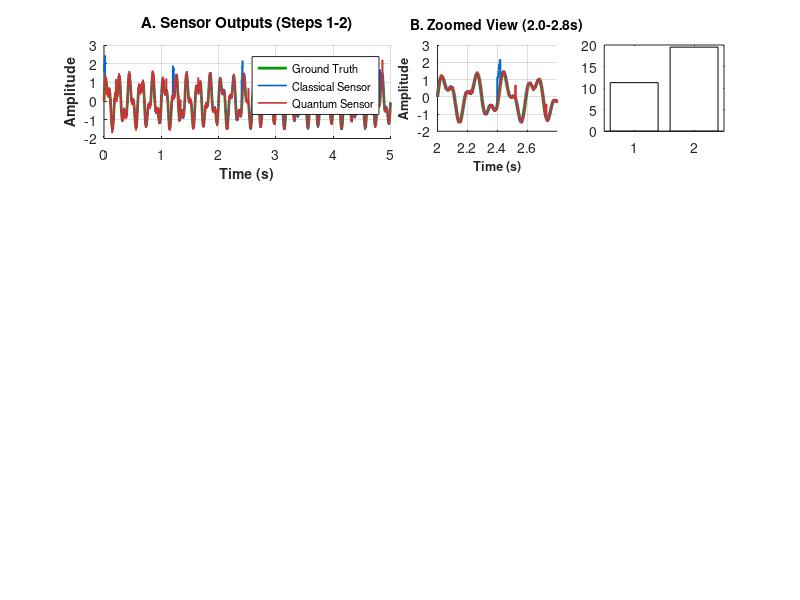

Write MATLAB code to recreate this figure. (Note: this script raises an error after producing the figure.)
%% ========================================================================
%% STEP 0: SENSOR SIMULATION (Defining 't' and signals)
%% ========================================================================
clear; clc; close all;

% Parameters
Fs = 1000;              % Sampling frequency (Hz)
T = 5;                  % Duration (seconds)
t = 0:1/Fs:T-1/Fs;      % Time vector

% 1. Create Ground Truth Signal (Spacecraft vibration/signal)
signal_perfect = sin(2*pi*5*t) + 0.5*sin(2*pi*12*t); 

% 2. Classical Sensor Noise Modeling
classical_thermal   = 0.05 * randn(size(t));
classical_flicker   = 0.02 * cumsum(randn(size(t))) / 100;
classical_drift     = 0.005 * t;
classical_radiation = zeros(size(t)); 
classical_radiation(mod(t, 1.2) < 0.02) = 1.5; % Periodic spikes

classical_noise_total = classical_thermal + classical_flicker + classical_drift + classical_radiation;
classical_sensor_output = signal_perfect + classical_noise_total;

% 3. Quantum Sensor Noise Modeling
quantum_phase_noise    = 0.03 * randn(size(t));
quantum_decoherence    = 0.1 * exp(-t/2) .* randn(size(t));
environmental_B_noise  = 0.04 * sin(2*pi*50*t); % Power line interference
quantum_init_errors    = zeros(size(t));
quantum_init_errors(rand(size(t)) > 0.995) = 0.8; % Random bit flips

quantum_noise_total = quantum_phase_noise + quantum_decoherence + environmental_B_noise + quantum_init_errors;
quantum_sensor_output = signal_perfect + quantum_noise_total;

% 4. Calculate Statistics
SNR_classical_sensor = 10 * log10(var(signal_perfect) / var(classical_noise_total));
SNR_quantum_sensor   = 10 * log10(var(signal_perfect) / var(quantum_noise_total));

rms_classical = sqrt(mean((classical_sensor_output - signal_perfect).^2));
rms_quantum   = sqrt(mean((quantum_sensor_output - signal_perfect).^2));


%% ========================================================================
%% STEP 3: ENVIRONMENTAL DISTURBANCE INJECTION
%% ========================================================================
fprintf('Step 3: Injecting environmental disturbances...\n')

% 3.1 Radiation-Induced Transient Faults
% Classical sensor: Occasional spikes/dropouts
radiation_fault_classical = zeros(size(t));
fault_indices_classical = find(rand(size(t)) > 0.98);  % ~2% of samples affected
radiation_fault_classical(fault_indices_classical) = 2.5 * randn(length(fault_indices_classical), 1);

% Quantum sensor: More sensitive to radiation transients
radiation_fault_quantum = zeros(size(t));
fault_indices_quantum = find(rand(size(t)) > 0.96);  % ~4% of samples affected
radiation_fault_quantum(fault_indices_quantum) = 3.0 * randn(length(fault_indices_quantum), 1);

% 3.2 Thermal Drift and Jitter
% Thermal drift: Low-frequency drift due to temperature variations
thermal_drift_rate_classical = 0.008;  % Slightly higher drift than original
thermal_drift_classical = thermal_drift_rate_classical * t .* (1 + 0.1*sin(2*pi*0.1*t));

thermal_drift_rate_quantum = 0.012;    % Quantum sensors more susceptible to thermal effects
thermal_drift_quantum = thermal_drift_rate_quantum * t .* (1 + 0.15*sin(2*pi*0.08*t));

% Jitter: High-frequency timing uncertainty (~0.1% of sampling period)
jitter_classical = 0.0015 * randn(size(t));
jitter_quantum = 0.0025 * randn(size(t));

% 3.3 Event-Based Disturbances (Spacecraft Maneuvers, Micro-meteoroid impacts)
% Spacecraft maneuver: Sudden acceleration changes around t = 2.5s and t = 3.8s
maneuver_disturbance = zeros(size(t));
maneuver_disturbance(t >= 2.4 & t <= 2.6) = 0.8 * sin(2*pi*8*(t(t >= 2.4 & t <= 2.6)));
maneuver_disturbance(t >= 3.7 & t <= 3.9) = 0.6 * sin(2*pi*10*(t(t >= 3.7 & t <= 3.9)));

% Micro-meteoroid impact: Random transient bursts
micro_impact = zeros(size(t));
num_impacts = 3;
for i = 1:num_impacts
    impact_time = 1 + rand() * 3;  % Random times between 1-4 seconds
    impact_duration = 0.05;  % 50ms impact
    impact_idx = find(t >= impact_time & t <= impact_time + impact_duration);
    if ~isempty(impact_idx)
        micro_impact(impact_idx) = 1.2 * exp(-3*(t(impact_idx) - impact_time) / impact_duration) .* ...
                                   sin(2*pi*20*(t(impact_idx) - impact_time));
    end
end

% 3.4 Total Environmental Disturbances
env_disturbance_classical = radiation_fault_classical + thermal_drift_classical + jitter_classical + maneuver_disturbance + micro_impact;
env_disturbance_quantum = radiation_fault_quantum + thermal_drift_quantum + jitter_quantum + maneuver_disturbance + 1.3*micro_impact;

% Apply disturbances to sensor outputs
classical_sensor_with_env = classical_sensor_output + env_disturbance_classical;
quantum_sensor_with_env = quantum_sensor_output + env_disturbance_quantum;

% Recalculate metrics after environmental disturbances
rms_classical_env = sqrt(mean((classical_sensor_with_env - signal_perfect).^2));
rms_quantum_env = sqrt(mean((quantum_sensor_with_env - signal_perfect).^2));

SNR_classical_env = 10 * log10(var(signal_perfect) / (var(classical_noise_total) + var(env_disturbance_classical)));
SNR_quantum_env = 10 * log10(var(signal_perfect) / (var(quantum_noise_total) + var(env_disturbance_quantum)));


%% ========================================================================
%% STEP 4: ELECTRONICS AND ADC MODELING
%% ========================================================================
fprintf('Step 4: Modeling electronics and ADC...\n')

% 4.1 Low-Noise Amplifier (LNA) Modeling
% LNA Gain
LNA_gain_classical = 20;  % 20 dB gain = 10x
LNA_gain_quantum = 15;    % 15 dB gain = 5.6x (quantum sensors use gentler gains)

% LNA 1/f (flicker) noise
LNA_flicker_classical = 0.01 * cumsum(randn(size(t))) / 100;
LNA_flicker_quantum = 0.015 * cumsum(randn(size(t))) / 100;

% LNA saturation effect (soft saturation)
V_sat = 3.3;  % Supply voltage
classical_lna_out = (LNA_gain_classical * classical_sensor_with_env);
quantum_lna_out = (LNA_gain_quantum * quantum_sensor_with_env);

% Apply soft saturation using tanh
classical_lna_out = V_sat * tanh(classical_lna_out / V_sat) + LNA_flicker_classical;
quantum_lna_out = V_sat * tanh(quantum_lna_out / V_sat) + LNA_flicker_quantum;

% 4.2 Anti-Aliasing Filter Design and Application
% Butterworth low-pass filter: cutoff at 200 Hz (half of Nyquist for 1000 Hz sampling)
filter_order = 4;
cutoff_freq = 200;  % Hz
nyquist_freq = Fs / 2;
normalized_cutoff = cutoff_freq / nyquist_freq;

% Design Butterworth filter
[b_butter, a_butter] = butter(filter_order, normalized_cutoff, 'low');

% Apply anti-aliasing filter
classical_filtered = filter(b_butter, a_butter, classical_lna_out);
quantum_filtered = filter(b_butter, a_butter, quantum_lna_out);

% 4.3 ADC Modeling - SAR (Successive Approximation Register) ADC
% SAR ADC parameters
bit_resolution = 12;  % 12-bit ADC
V_ref = 3.3;  % Reference voltage
quantization_levels = 2^bit_resolution;
LSB_classical = V_ref / quantization_levels;

% Sampling jitter (timing uncertainty) - affects SAR ADC
sampling_jitter_std = 1e-6;  % 1 microsecond std dev
jitter_samples = sampling_jitter_std * Fs * randn(size(t));

% Quantization noise (uniform distribution across LSB)
quantization_noise_classical = (LSB_classical/2) * (2*rand(size(t)) - 1);

% SAR ADC digitization
classical_adc_sar = round(classical_filtered / LSB_classical) * LSB_classical;
classical_adc_sar = classical_adc_sar + quantization_noise_classical;
classical_adc_sar = max(0, min(V_ref, classical_adc_sar));  % Clamp to valid range

% 4.4 ADC Modeling - Delta-Sigma (ΔΣ) ADC for Quantum Sensor
% ΔΣ ADC parameters (higher oversampling for quantum)
oversampling_ratio = 256;  % Typical oversampling ratio
bit_resolution_ds = 16;    % Effective bits with oversampling
Fs_oversampled = Fs * oversampling_ratio;  % Oversampled frequency = 256 kHz

% Upsample the filtered quantum signal for oversampled modulation
t_oversampled = 0:1/Fs_oversampled:T-1/Fs_oversampled;
quantum_filtered_upsampled = interp1(t, quantum_filtered, t_oversampled, 'linear', 'extrap');

% Realistic ΔΣ modulator: 2nd-order integrator + 1-bit quantizer with noise shaping
integrator1 = 0;
integrator2 = 0;
ds_bitstream = zeros(size(t_oversampled));

for i = 1:length(t_oversampled)
    % Input signal
    input_signal = quantum_filtered_upsampled(i);
    
    % First integrator stage
    if i == 1
        feedback = 0;
    else
        feedback = (ds_bitstream(i-1) - V_ref/2) * 2 / V_ref;  % Convert to [-1, 1]
    end
    
    error = input_signal - feedback;
    integrator1 = integrator1 + error;
    
    % Second integrator stage (adds noise shaping)
    integrator2 = integrator2 + integrator1;
    
    % 1-bit quantizer (comparator)
    if integrator2 > 0
        ds_bitstream(i) = V_ref;
    else
        ds_bitstream(i) = 0;
    end
end

% Decimation: Apply sinc filter and downsample back to original rate
% Sinc filter (moving average) acts as low-pass filter
sinc_filter_length = oversampling_ratio;  % Average over oversampling window
sinc_filter_coeffs = ones(1, sinc_filter_length) / sinc_filter_length;

% Apply sinc filter to bitstream
ds_filtered = filter(sinc_filter_coeffs, 1, ds_bitstream);

% Downsample back to original sample rate (take every 256th sample)
quantum_adc_ds = ds_filtered(1:oversampling_ratio:end);

% Ensure same length as original time vector
if length(quantum_adc_ds) > length(t)
    quantum_adc_ds = quantum_adc_ds(1:length(t));
elseif length(quantum_adc_ds) < length(t)
    quantum_adc_ds = [quantum_adc_ds, repmat(quantum_adc_ds(end), 1, length(t)-length(quantum_adc_ds))];
end

% Calculate effective bit resolution from ΔΣ (SNR improvement from oversampling)
% ENOB ≈ 1.76 + 0.5*log2(OSR) for 2nd-order ΔΣ
effective_bits_ds = 1.76 + 0.5 * log2(oversampling_ratio);  % ≈ 5.76 bits
fprintf('  ✓ ΔΣ Effective bits: %.2f (from noise shaping)\n', effective_bits_ds);

% Recalculate metrics after ADC
rms_classical_adc = sqrt(mean((classical_adc_sar - signal_perfect).^2));
rms_quantum_adc = sqrt(mean((quantum_adc_ds - signal_perfect).^2));

fprintf('  ✓ LNA: Classical Gain %.1f dB, Quantum Gain %.1f dB\n', ...
        20*log10(LNA_gain_classical), 20*log10(LNA_gain_quantum));
fprintf('  ✓ Anti-aliasing filter: %d-th order Butterworth @ %.0f Hz\n', filter_order, cutoff_freq);
fprintf('  ✓ SAR ADC: %d-bit, LSB = %.4f V\n', bit_resolution, LSB_classical);
fprintf('  ✓ ΔΣ ADC: Oversampling ratio = %d\n', oversampling_ratio);


%% ========================================================================
%% VISUALIZATION: COMPREHENSIVE ANALYSIS (STEPS 1-4)
%% ========================================================================
fprintf('Generating comprehensive visualization for Steps 1-4...\n')

figure('Color','w', 'Position', [50 50 1920 1200]);  % Larger figure size for 4 rows

% Define colors
color_truth = [0 0.6 0];
color_classical = [0 0.4 0.8];
color_quantum = [0.8 0.2 0.2];
color_env = [0.8 0.6 0];
color_adc = [0.6 0 0.8];

%% ========== ROW 1: SENSOR OUTPUTS (STEPS 1-2) ==========

% 1.1 Full time series
subplot(4,4,[1 2])
hold on
h1 = plot(t, signal_perfect, 'Color', color_truth, 'LineWidth', 2, 'DisplayName', 'Ground Truth');
h2 = plot(t, classical_sensor_output, 'Color', color_classical, 'LineWidth', 1.2, 'DisplayName', 'Classical Sensor');
h3 = plot(t, quantum_sensor_output, 'Color', color_quantum, 'LineWidth', 1.2, 'DisplayName', 'Quantum Sensor');
xlabel('Time (s)', 'FontSize', 10, 'FontWeight', 'bold')
ylabel('Amplitude', 'FontSize', 10, 'FontWeight', 'bold')
title('A. Sensor Outputs (Steps 1-2)', 'FontSize', 11, 'FontWeight', 'bold')
legend([h1 h2 h3], 'Location', 'northeast', 'FontSize', 8)
grid on
xlim([0 T])
hold off

% 1.2 Zoomed view (normal sensors)
subplot(4,4,3)
t_zoom = 2.0; t_width = 0.8;
zoom_mask = (t >= t_zoom & t <= t_zoom + t_width);
hold on
plot(t(zoom_mask), signal_perfect(zoom_mask), 'Color', color_truth, 'LineWidth', 2.5)
plot(t(zoom_mask), classical_sensor_output(zoom_mask), 'Color', color_classical, 'LineWidth', 1.5)
plot(t(zoom_mask), quantum_sensor_output(zoom_mask), 'Color', color_quantum, 'LineWidth', 1.5)
xlabel('Time (s)', 'FontSize', 9, 'FontWeight', 'bold')
ylabel('Amplitude', 'FontSize', 9, 'FontWeight', 'bold')
title('B. Zoomed View (2.0-2.8s)', 'FontSize', 10, 'FontWeight', 'bold')
grid on
xlim([t_zoom t_zoom+t_width])
hold off

% 1.3 SNR Comparison (before environment)
subplot(4,4,4)
snr_data = [SNR_classical_sensor, SNR_quantum_sensor];
bar_colors = [color_classical; color_quantum];
b = bar(snr_data, 'FaceColor', 'flat');
b.CData = bar_colors;
set(gca, 'XTickLabel', {'Classical', 'Quantum'}, 'FontSize', 9, 'FontWeight', 'bold')
ylabel('SNR (dB)', 'FontSize', 9, 'FontWeight', 'bold')
title('C. SNR (Before Disturbances)', 'FontSize', 10, 'FontWeight', 'bold')
grid on
ylim([0 max(snr_data)*1.2])
for i = 1:length(snr_data)
    text(i, snr_data(i)+0.3, sprintf('%.2f', snr_data(i)), ...
         'HorizontalAlignment', 'center', 'FontWeight', 'bold', 'FontSize', 8)
end

%% ========== ROW 2: ENVIRONMENTAL DISTURBANCES (STEP 3) ==========

% 2.1 Environmental disturbances - Classical
subplot(4,4,5)
hold on
plot(t, radiation_fault_classical, 'LineWidth', 0.8, 'DisplayName', 'Radiation')
plot(t, thermal_drift_classical, 'LineWidth', 0.8, 'DisplayName', 'Thermal Drift')
plot(t, jitter_classical, 'LineWidth', 0.8, 'DisplayName', 'Jitter')
plot(t, maneuver_disturbance, 'LineWidth', 1, 'DisplayName', 'Maneuver')
plot(t, micro_impact, 'LineWidth', 1, 'DisplayName', 'Micro-Impact')
xlabel('Time (s)', 'FontSize', 9, 'FontWeight', 'bold')
ylabel('Disturbance Amplitude', 'FontSize', 9, 'FontWeight', 'bold')
title('D. Environmental Disturbances (Classical)', 'FontSize', 10, 'FontWeight', 'bold')
legend('Location', 'northeast', 'FontSize', 7)
grid on
xlim([0 T])
hold off

% 2.2 Environmental disturbances - Quantum
subplot(4,4,6)
hold on
plot(t, radiation_fault_quantum, 'LineWidth', 0.8, 'DisplayName', 'Radiation')
plot(t, thermal_drift_quantum, 'LineWidth', 0.8, 'DisplayName', 'Thermal Drift')
plot(t, jitter_quantum, 'LineWidth', 0.8, 'DisplayName', 'Jitter')
plot(t, maneuver_disturbance, 'LineWidth', 1, 'DisplayName', 'Maneuver')
plot(t, 1.3*micro_impact, 'LineWidth', 1, 'DisplayName', 'Micro-Impact')
xlabel('Time (s)', 'FontSize', 9, 'FontWeight', 'bold')
ylabel('Disturbance Amplitude', 'FontSize', 9, 'FontWeight', 'bold')
title('E. Environmental Disturbances (Quantum)', 'FontSize', 10, 'FontWeight', 'bold')
legend('Location', 'northeast', 'FontSize', 7)
grid on
xlim([0 T])
hold off

% 2.3 Sensor outputs after environment
subplot(4,4,7)
hold on
plot(t, classical_sensor_with_env, 'Color', color_classical, 'LineWidth', 1.2, 'DisplayName', 'Classical + Env')
plot(t, quantum_sensor_with_env, 'Color', color_quantum, 'LineWidth', 1.2, 'DisplayName', 'Quantum + Env')
plot(t, signal_perfect, 'Color', color_truth, 'LineWidth', 1.5, 'DisplayName', 'Ground Truth')
xlabel('Time (s)', 'FontSize', 9, 'FontWeight', 'bold')
ylabel('Amplitude', 'FontSize', 9, 'FontWeight', 'bold')
title('F. Sensors with Environmental Impact', 'FontSize', 10, 'FontWeight', 'bold')
legend('Location', 'best', 'FontSize', 7)
grid on
xlim([0 T])
hold off

% 2.4 SNR degradation
subplot(4,4,8)
snr_before = [SNR_classical_sensor, SNR_quantum_sensor];
snr_after = [SNR_classical_env, SNR_quantum_env];
x = 1:2;
bar_width = 0.35;
hold on
bar(x - bar_width/2, snr_before, bar_width, 'FaceColor', color_classical, 'DisplayName', 'Before')
bar(x + bar_width/2, snr_after, bar_width, 'FaceColor', color_env, 'DisplayName', 'After')
set(gca, 'XTickLabel', {'Classical', 'Quantum'}, 'FontSize', 9, 'FontWeight', 'bold')
ylabel('SNR (dB)', 'FontSize', 9, 'FontWeight', 'bold')
title('G. SNR Degradation from Environment', 'FontSize', 10, 'FontWeight', 'bold')
legend('FontSize', 8)
grid on
hold off

%% ========== ROW 3: ELECTRONICS & LNA (STEP 4) ==========

% 3.1 LNA Output - Classical
subplot(4,4,9)
hold on
plot(t, classical_lna_out, 'Color', color_classical, 'LineWidth', 1.2)
xlabel('Time (s)', 'FontSize', 9, 'FontWeight', 'bold')
ylabel('Amplitude (V)', 'FontSize', 9, 'FontWeight', 'bold')
title('H. LNA Output (Classical)', 'FontSize', 10, 'FontWeight', 'bold')
grid on
xlim([0 T])
yline(V_sat, 'r--', 'LineWidth', 1, 'DisplayName', 'Saturation');
yline(-V_sat, 'r--', 'LineWidth', 1);
hold off

% 3.2 LNA Output - Quantum
subplot(4,4,10)
hold on
plot(t, quantum_lna_out, 'Color', color_quantum, 'LineWidth', 1.2)
xlabel('Time (s)', 'FontSize', 9, 'FontWeight', 'bold')
ylabel('Amplitude (V)', 'FontSize', 9, 'FontWeight', 'bold')
title('I. LNA Output (Quantum)', 'FontSize', 10, 'FontWeight', 'bold')
grid on
xlim([0 T])
yline(V_sat, 'r--', 'LineWidth', 1);
yline(-V_sat, 'r--', 'LineWidth', 1);
hold off

% 3.3 Filtered signal - Classical
subplot(4,4,11)
hold on
plot(t, classical_filtered, 'Color', color_classical, 'LineWidth', 1.2)
xlabel('Time (s)', 'FontSize', 9, 'FontWeight', 'bold')
ylabel('Amplitude (V)', 'FontSize', 9, 'FontWeight', 'bold')
title('J. After Anti-Aliasing Filter (Classical)', 'FontSize', 10, 'FontWeight', 'bold')
grid on
xlim([0 T])
hold off

% 3.4 Filtered signal - Quantum
subplot(4,4,12)
hold on
plot(t, quantum_filtered, 'Color', color_quantum, 'LineWidth', 1.2)
xlabel('Time (s)', 'FontSize', 9, 'FontWeight', 'bold')
ylabel('Amplitude (V)', 'FontSize', 9, 'FontWeight', 'bold')
title('K. After Anti-Aliasing Filter (Quantum)', 'FontSize', 10, 'FontWeight', 'bold')
grid on
xlim([0 T])
hold off

%% ========== ROW 4: ADC OUTPUTS & METRICS ==========

% 4.1 SAR ADC Output (Classical)
subplot(4,4,13)
hold on
plot(t, classical_adc_sar, 'Color', color_classical, 'LineWidth', 1.2, 'DisplayName', 'SAR ADC Output')
plot(t, signal_perfect, 'Color', color_truth, 'LineWidth', 1.5, 'LineStyle', '--', 'DisplayName', 'Ground Truth')
xlabel('Time (s)', 'FontSize', 9, 'FontWeight', 'bold')
ylabel('Amplitude (V)', 'FontSize', 9, 'FontWeight', 'bold')
title('L. SAR ADC Output (Classical)', 'FontSize', 10, 'FontWeight', 'bold')
legend('FontSize', 7)
grid on
xlim([0 T])
hold off

% 4.2 ΔΣ ADC Output (Quantum)
subplot(4,4,14)
hold on
plot(t, quantum_adc_ds, 'Color', color_quantum, 'LineWidth', 1.2, 'DisplayName', 'ΔΣ ADC Output')
plot(t, signal_perfect, 'Color', color_truth, 'LineWidth', 1.5, 'LineStyle', '--', 'DisplayName', 'Ground Truth')
xlabel('Time (s)', 'FontSize', 9, 'FontWeight', 'bold')
ylabel('Amplitude (V)', 'FontSize', 9, 'FontWeight', 'bold')
title('M. ΔΣ ADC Output (Quantum)', 'FontSize', 10, 'FontWeight', 'bold')
legend('FontSize', 7)
grid on
xlim([0 T])
hold off

% 4.3 RMS Error Progression
subplot(4,4,15)
stages = categorical({'Sensor', 'With Env', 'After ADC'});
stages = reordercats(stages, {'Sensor', 'With Env', 'After ADC'});
rms_classical_stages = [rms_classical; rms_classical_env; rms_classical_adc];
rms_quantum_stages = [rms_quantum; rms_quantum_env; rms_quantum_adc];

x = 1:3;
bar_width = 0.35;
hold on
b1 = bar(x - bar_width/2, rms_classical_stages, bar_width, 'FaceColor', color_classical, 'DisplayName', 'Classical');
b2 = bar(x + bar_width/2, rms_quantum_stages, bar_width, 'FaceColor', color_quantum, 'DisplayName', 'Quantum');
set(gca, 'XTickLabel', {'Sensor', 'With Env', 'After ADC'}, 'FontSize', 8, 'FontWeight', 'bold')
ylabel('RMS Error', 'FontSize', 9, 'FontWeight', 'bold')
title('N. RMS Error Progression', 'FontSize', 10, 'FontWeight', 'bold')
legend('FontSize', 8, 'Location', 'northwest')
grid on
hold off

% 4.4 Summary statistics table
subplot(4,4,16)
axis off
hold on

summary_lines = {
    '\bfSteps 1-4 Performance Summary'
    '────────────────────────────────'
    ''
    '\bfStep 1-2: Initial Sensing'
    sprintf('  Classical SNR: %.2f dB | RMS: %.4f', SNR_classical_sensor, rms_classical)
    sprintf('  Quantum SNR:   %.2f dB | RMS: %.4f', SNR_quantum_sensor, rms_quantum)
    ''
    '\bfStep 3: Environmental Impact'
    sprintf('  Classical: SNR ↓ %.2f dB', SNR_classical_sensor - SNR_classical_env)
    sprintf('  Quantum: SNR ↓ %.2f dB', SNR_quantum_sensor - SNR_quantum_env)
    ''
    '\bfStep 4: After ADC'
    sprintf('  Classical: RMS = %.4f', rms_classical_adc)
    sprintf('  Quantum: RMS = %.4f', rms_quantum_adc)
    ''
    '\bfKey Insights:'
    '  • Radiation: 2% (C), 4% (Q)'
    '  • Thermal drift higher for Q'
    '  • SAR vs ΔΣ ADC tradeoff'
};

text(0.05, 0.98, summary_lines, 'FontSize', 7, ...
     'VerticalAlignment', 'top', 'HorizontalAlignment', 'left', ...
     'FontName', 'FixedWidth', 'Interpreter', 'tex')

rectangle('Position', [0 0 1 1], 'EdgeColor', 'k', 'LineWidth', 1.5)
xlim([0 1]); ylim([0 1]);
hold off

%% Main title
sgtitle('STEPS 1-4: Ground Truth → Sensor Modeling → Environmental Disturbances → Electronics & ADC', ...
        'FontSize', 13, 'FontWeight', 'bold')

%% Save figure with high resolution
saveas(gcf, 'steps_1_to_4_complete.png')
print(gcf, 'steps_1_to_4_complete_highres.png', '-dpng', '-r300')  % High-res version

fprintf('✓ Figure saved: steps_1_to_4_complete.png\n')
fprintf('✓ High-res figure saved: steps_1_to_4_complete_highres.png\n')


%% ========================================================================
%% DATA EXPORT: CSV GENERATION
%% ========================================================================
fprintf('Exporting data to CSV...\n')

% 1. Export Summary Statistics (all steps)
Metric = {'SNR (dB) - Step 1-2'; 'SNR (dB) - Step 3 (w/ Env)'; 'RMS Error - Step 1-2'; ...
          'RMS Error - Step 3 (w/ Env)'; 'RMS Error - Step 4 (ADC)'; 'Noise Std Dev (sigma)'};
Classical = [SNR_classical_sensor; SNR_classical_env; rms_classical; rms_classical_env; ...
             rms_classical_adc; std(classical_noise_total)];
Quantum = [SNR_quantum_sensor; SNR_quantum_env; rms_quantum; rms_quantum_env; ...
           rms_quantum_adc; std(quantum_noise_total)];

summary_table = table(Metric, Classical, Quantum);
writetable(summary_table, 'sensor_performance_summary.csv');

% 2. Export Detailed Time-Series Data (Steps 1-4)
sensor_data_table = table(t', signal_perfect', classical_sensor_output', quantum_sensor_output', ...
    classical_sensor_with_env', quantum_sensor_with_env', classical_adc_sar', quantum_adc_ds', ...
    'VariableNames', {'Time_s', 'Ground_Truth', 'Classical_Sensor_Steps_1_2', 'Quantum_Sensor_Steps_1_2', ...
                      'Classical_w_Env_Step_3', 'Quantum_w_Env_Step_3', 'Classical_ADC_SAR_Step_4', 'Quantum_ADC_DS_Step_4'});

writetable(sensor_data_table, 'sensor_raw_data_steps_1_4_complete.csv');

% 3. Export Environmental Disturbances (Step 3 Details)
env_disturbance_table = table(t', radiation_fault_classical', radiation_fault_quantum', ...
    thermal_drift_classical', thermal_drift_quantum', jitter_classical', jitter_quantum', ...
    maneuver_disturbance', micro_impact', env_disturbance_classical', env_disturbance_quantum', ...
    'VariableNames', {'Time_s', 'Radiation_Classical', 'Radiation_Quantum', ...
                      'ThermalDrift_Classical', 'ThermalDrift_Quantum', 'Jitter_Classical', 'Jitter_Quantum', ...
                      'Maneuver_Disturbance', 'Micro_Impact', 'Total_Env_Classical', 'Total_Env_Quantum'});

writetable(env_disturbance_table, 'environmental_disturbances_step_3.csv');

% 4. Export Electronics/ADC Details (Step 4 Details)
adc_data_table = table(t', classical_lna_out', quantum_lna_out', classical_filtered', quantum_filtered', ...
    classical_adc_sar', quantum_adc_ds', ...
    'VariableNames', {'Time_s', 'Classical_LNA_Output', 'Quantum_LNA_Output', ...
                      'Classical_Filtered', 'Quantum_Filtered', 'Classical_SAR_ADC', 'Quantum_DS_ADC'});

writetable(adc_data_table, 'electronics_adc_step_4.csv');

fprintf('✓ CSV Saved: sensor_performance_summary.csv\n')
fprintf('✓ CSV Saved: sensor_raw_data_steps_1_4_complete.csv\n')
fprintf('✓ CSV Saved: environmental_disturbances_step_3.csv\n')
fprintf('✓ CSV Saved: electronics_adc_step_4.csv\n')
fprintf('\n✓ Steps 1-4 COMPLETE!\n')